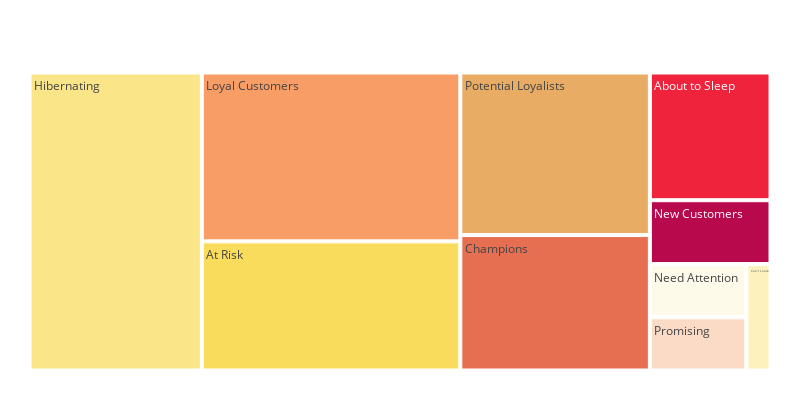

Source (notebook cell):
### Code cell
fig = px.treemap(pd.DataFrame(rfm['Segment'].value_counts().reset_index()), 
                 path=['index'],
                 values='Segment', width=800, height=400)
fig.update_layout(
    treemapcolorway =['#fae588','#f79d65','#f9dc5c','#e8ac65','#e76f51','#ef233c','#b7094c'],
    margin = dict(t=50, l=25, r=25, b=25))
fig.show()

### Figure 1 — Plotly figure (JSON) as saved in the notebook; plotly's stock layout.template omitted (floating-point values rounded to 4 significant figures)
{"data": [{"branchvalues": "total", "domain": {"x": [0, 1], "y": [0, 1]}, "hovertemplate": "labels=%{label}<br>Segment=%{value}<br>parent=%{parent}<br>id=%{id}<extra></extra>", "ids": ["About to Sleep", "At Risk", "Can't Loose", "Champions", "Hibernating", "Loyal Customers", "Need Attention", "New Customers", "Potential Loyalists", "Promising"], "labels": ["About to Sleep", "At Risk", "Can't Loose", "Champions", "Hibernating", "Loyal Customers", "Need Attention", "New Customers", "Potential Loyalists", "Promising"], "name": "", "parents": ["", "", "", "", "", "", "", "", "", ""], "type": "treemap", "values": [6, 13, 1, 10, 20, 17, 2, 3, 12, 2]}], "layout": {"height": 400, "legend": {"tracegroupgap": 0}, "margin": {"b": 25, "l": 25, "r": 25, "t": 50}, "treemapcolorway": ["#fae588", "#f79d65", "#f9dc5c", "#e8ac65", "#e76f51", "#ef233c", "#b7094c"], "width": 800}}
